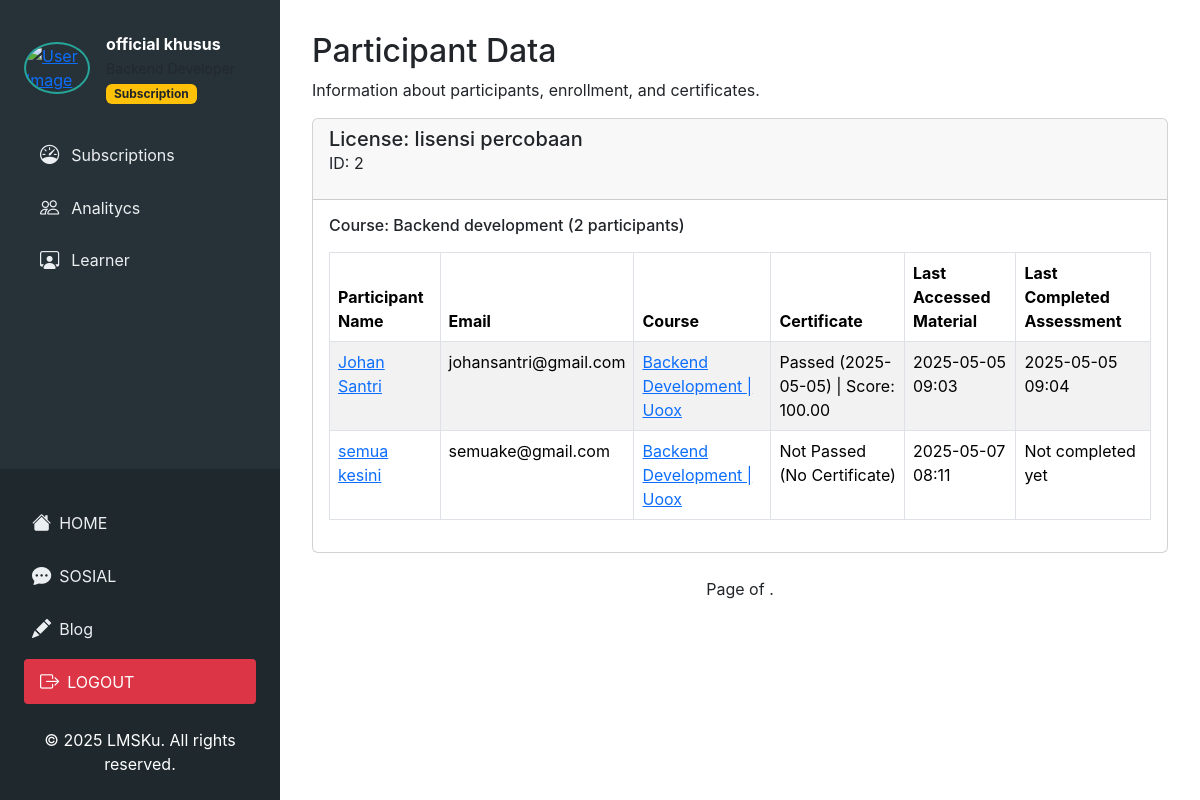
Before: /learners/ (signed in) with the older database file.
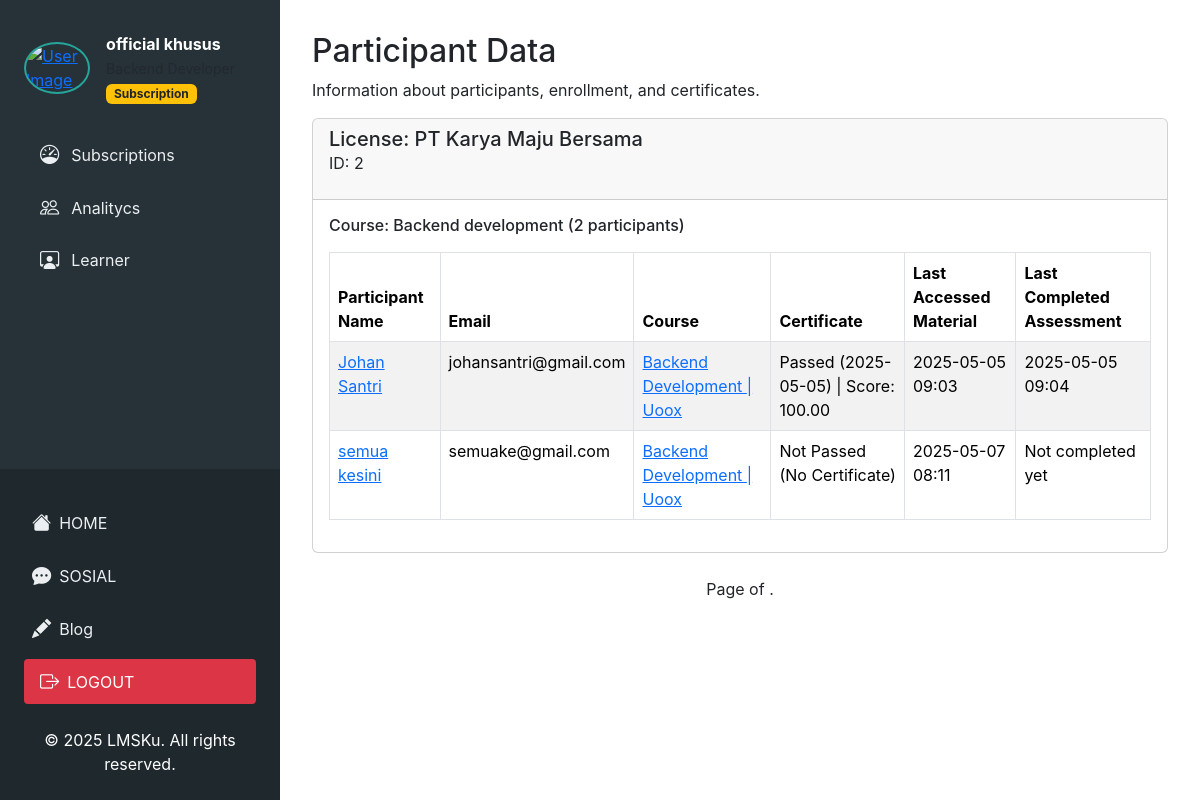
After: the same page with the newer database file.
### licensing/models.py (models this page shows, shortened)
class License(models.Model):
    LICENSE_TYPE_CHOICES = [
        ('free', 'Gratis'),
        ('paid', 'Berbayar'),
        ('trial', 'Uji Coba'),
    ]
    SUBSCRIPTION_FREQUENCY_CHOICES = [
        ('monthly', 'Bulanan'),
        ('yearly', 'Tahunan'),
        ('once', 'Sekali'),
    ]
    users = models.ManyToManyField(User, related_name='licenses', verbose_name='Pengguna')
    name = models.CharField(max_length=255, verbose_name='Nama Lisensi')
    license_type = models.CharField(max_length=10, choices=LICENSE_TYPE_CHOICES, default='trial', verbose_name='Tipe Lisensi')
    start_date = models.DateField(default=timezone.now, verbose_name='Tanggal Mulai')
    expiry_date = models.DateField(verbose_name='Tanggal Berakhir')
    status = models.BooleanField(default=True, verbose_name='Status')
    description = models.TextField(blank=True, null=True, verbose_name='Deskripsi')
    university = models.ForeignKey(Universiti, on_delete=models.SET_NULL, null=True, blank=True, verbose_name='Universitas')
    max_users = models.PositiveIntegerField(default=20, verbose_name='Maksimum Pengguna')
    subscription_type = models.CharField(max_length=20, choices=LICENSE_TYPE_CHOICES, default='paid', verbose_name='Tipe Langganan')
    subscription_frequency = models.CharField(max_length=20, choices=SUBSCRIPTION_FREQUENCY_CHOICES, default='yearly', verbose_name='Frekuensi Langganan')
    class Meta:
        verbose_name = 'Lisensi'
        verbose_name_plural = 'Lisensi'

### licensing/views.py (the view)
# urls.py: path('learners/', views.licens_learners, name='licens_learners'),
@login_required
def licens_learners(request):
    if not request.user.is_subscription:
        messages.error(request, "Akses ditolak. Hanya pengguna dengan status langganan yang dapat mengakses dashboard ini.")
        return redirect('authentication:home')
    licenses = License.objects.filter(users=request.user)
    license_course_data = []
    for license in licenses:
        participants = license.users.exclude(id=request.user.id)
        enrollments = Enrollment.objects.filter(user__in=participants).select_related('user', 'course')
        courses = Course.objects.filter(enrollments__in=enrollments).distinct().prefetch_related('sections__materials', 'sections__assessments')
        course_data = []
        for course in courses:
            course_enrollments = enrollments.filter(course=course)
            user_ids = course_enrollments.values_list('user_id', flat=True)
            certificates = Certificate.objects.filter(user_id__in=user_ids, course=course)
            cert_map = {(c.user_id, c.course_id): c for c in certificates}
            sections = course.sections.all()
            section_ids = sections.values_list('id', flat=True)
            material_reads = MaterialRead.objects.filter(
                user_id__in=user_ids,
                material__section_id__in=section_ids
            ).order_by('-read_at')
            last_material_map = {}
            for mr in material_reads:
                key = (mr.user_id, mr.material_id)
                if key not in last_material_map:
                    last_material_map[key] = mr.read_at
            assessment_ids = []
            for section in sections:
                assessment_ids += list(section.assessments.values_list('id', flat=True))
            assessment_reads = AssessmentRead.objects.filter(
                user_id__in=user_ids,
                assessment_id__in=assessment_ids
            ).order_by('-completed_at')
            last_assessment_map = {}
            for ar in assessment_reads:
                key = (ar.user_id, ar.assessment_id)
                if key not in last_assessment_map:
                    last_assessment_map[key] = ar.completed_at
            enrollment_data = []
            for enrollment in course_enrollments:
                for section in sections:
                    for material in section.materials.all():
                        last_accessed = last_material_map.get((enrollment.user_id, material.id))
                        last_completed = None
                        for assessment in section.assessments.all():
                            time = last_assessment_map.get((enrollment.user_id, assessment.id))
                            if time and (not last_completed or time > last_completed):
                                last_completed = time
                        enrollment_data.append({
                            'enrollment': enrollment,
                            'certificate': cert_map.get((enrollment.user_id, course.id)),
                            'material': material,
                            'last_accessed_material': last_accessed,
                            'last_completed_assessment': last_completed,
                        })
            course_data.append({
                'course': course,
                'enrollments': enrollment_data,
                'enrollment_count': course_enrollments.count(),
            })
        license_course_data.append({
            'license': license,
            'courses': course_data,
        })
    paginator = Paginator(license_course_data, 2)
    page_number = request.GET.get('page')
    page_obj = paginator.get_page(page_number)
    context = {
        'license_course_data': page_obj,
    }
    return render(request, 'licensing/licens_learners.html', context)

### authentication/context_processors.py (called while the page is built)
def search_history_context(request):
    search_history = []
    if request.user.is_authenticated:
        search_history = SearchHistory.objects.filter(user=request.user).order_by('-search_date')[:10]
    else:
        cache_key = f"search_history_anonymous_{request.session.session_key or 'default'}"
        search_history = cache.get(cache_key, [])
    return {
        'search_history': search_history
    }

### templates/licensing/licens_learners.html (shortened to what the changed rows need)
{% extends 'home/tes.html' %}
{% block content %}
    <h2>Participant Data</h2>
    {% if license_course_data %}
        {% for data in license_course_data %}
            <div class="card mb-4">
                <div class="card-header">
                    <h5 class="mb-0">License: {{ data.license.name }}</h5>
                    <p>ID: {{ data.license.id }}</p>
                </div>
                <div class="card-body">
                    {% for course_data in data.courses %}
                        <h6 class="mb-3">Course: {{ course_data.course.course_name }} ({{ course_data.enrollment_count }} participants)</h6>
                        <div class="table-responsive">
                            <table class="table table-striped table-bordered">
                                <thead>
                                    <tr>
                                        <th>Participant Name</th>
                                        <th>Email</th>
                                        <th>Course</th>
                                        <th>Certificate</th>
                                        <th>Last Accessed Material</th>
                                        <th>Last Completed Assessment</th>
                                    </tr>
                                </thead>
                                <tbody>
                                    {% for enrollment_data in course_data.enrollments %}
                                        <tr>
                                            <td>
                                                <a href="{% url 'learner:learner_detail' username=enrollment_data.enrollment.user.username %}" target="_blank">
                                                    {{ enrollment_data.enrollment.user.get_full_name }}
                                                </a>
                                            </td>
                                            <td>{{ enrollment_data.enrollment.user.email }}</td>
                                            <td>
                                                <a href="{% url 'courses:course_lms_detail' id=enrollment_data.enrollment.course.id slug=enrollment_data.enrollment.course.slug %}" target="_blank">
                                                    {{ enrollment_data.enrollment.course.course_name|title }} | {{ enrollment_data.enrollment.course.org_partner.name.kode|title }}
                                                </a>
                                            </td>
                                            <td>
                                                {% if enrollment_data.certificate %}
                                                    Passed ({{ enrollment_data.certificate.issue_date|date:"Y-m-d" }}) | Score: {{ enrollment_data.certificate.total_score }}
                                                {% else %}
                                                    Not Passed (No Certificate)
                                                {% endif %}
                                            </td>
                                            <td>
                                                {% if enrollment_data.last_accessed_material %}
                                                    {{ enrollment_data.last_accessed_material|date:"Y-m-d H:i" }}
                                                {% else %}
                                                    Not accessed yet
                                                {% endif %}
                                            </td>
                                            <td>
                                                {% if enrollment_data.last_completed_assessment %}
                                                    {{ enrollment_data.last_completed_assessment|date:"Y-m-d H:i" }}
                                                {% else %}
                                                    Not completed yet
                                                {% endif %}
                                            </td>
                                        </tr>
                                    {% empty %}
                                        <tr>
                                            <td colspan="6">No participants are enrolled in this course.</td>
                                        </tr>
                                    {% endfor %}
                                </tbody>
                            </table>
                        </div>
                    {% empty %}
                        <p>No courses are associated with this license.</p>
                    {% endfor %}
                </div>
            </div>
        {% endfor %}
    {% else %}
        <div class="alert alert-info">
            No participant data available for your licenses.
        </div>
    {% endif %}
{% endblock %}

Changed rows visible on the page:
changed License id 2: license.name "lisensi percobaan" → "PT Karya Maju Bersama"
